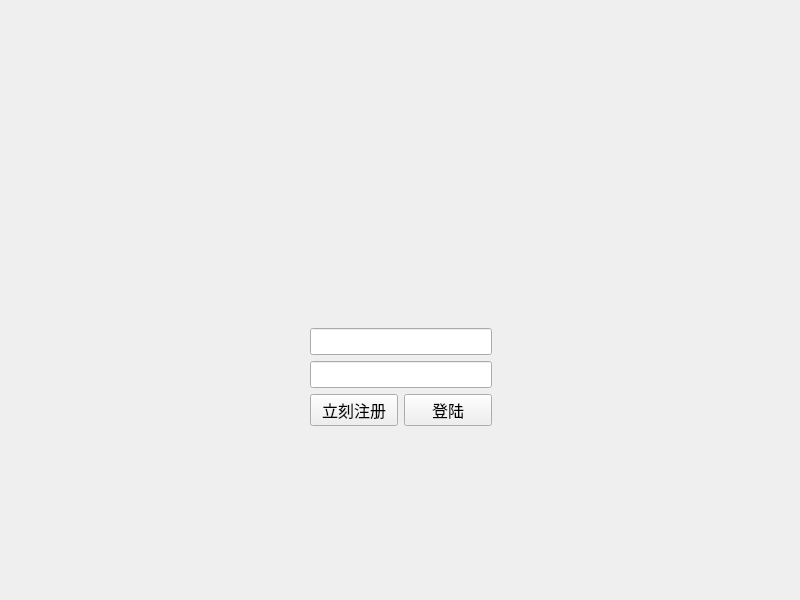
<?xml version="1.0" encoding="UTF-8"?>
<ui version="4.0">
 <class>Widget</class>
 <widget class="QWidget" name="Widget">
  <property name="geometry">
   <rect>
    <x>0</x>
    <y>0</y>
    <width>800</width>
    <height>600</height>
   </rect>
  </property>
  <property name="windowTitle">
   <string>Widget</string>
  </property>
  <widget class="QWidget" name="">
   <property name="geometry">
    <rect>
     <x>310</x>
     <y>110</y>
     <width>182</width>
     <height>316</height>
    </rect>
   </property>
   <layout class="QVBoxLayout" name="verticalLayout">
    <item>
     <widget class="QLabel" name="label">
      <property name="minimumSize">
       <size>
        <width>180</width>
        <height>180</height>
       </size>
      </property>
      <property name="text">
       <string/>
      </property>
     </widget>
    </item>
    <item>
     <widget class="QLineEdit" name="lineEdit">
      <property name="font">
       <font>
        <pointsize>12</pointsize>
       </font>
      </property>
     </widget>
    </item>
    <item>
     <widget class="QLineEdit" name="lineEdit_2">
      <property name="font">
       <font>
        <pointsize>12</pointsize>
       </font>
      </property>
     </widget>
    </item>
    <item>
     <layout class="QHBoxLayout" name="horizontalLayout">
      <item>
       <widget class="QPushButton" name="pushButton">
        <property name="font">
         <font>
          <pointsize>12</pointsize>
         </font>
        </property>
        <property name="text">
         <string>立刻注册</string>
        </property>
       </widget>
      </item>
      <item>
       <widget class="QPushButton" name="pushButton_2">
        <property name="font">
         <font>
          <pointsize>12</pointsize>
         </font>
        </property>
        <property name="text">
         <string>登陆</string>
        </property>
       </widget>
      </item>
     </layout>
    </item>
   </layout>
  </widget>
 </widget>
 <resources/>
 <connections/>
</ui>
